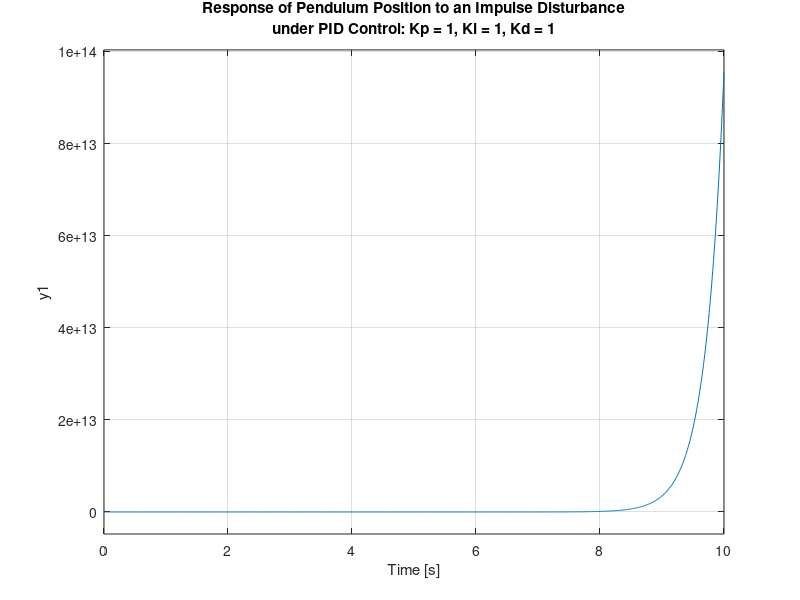
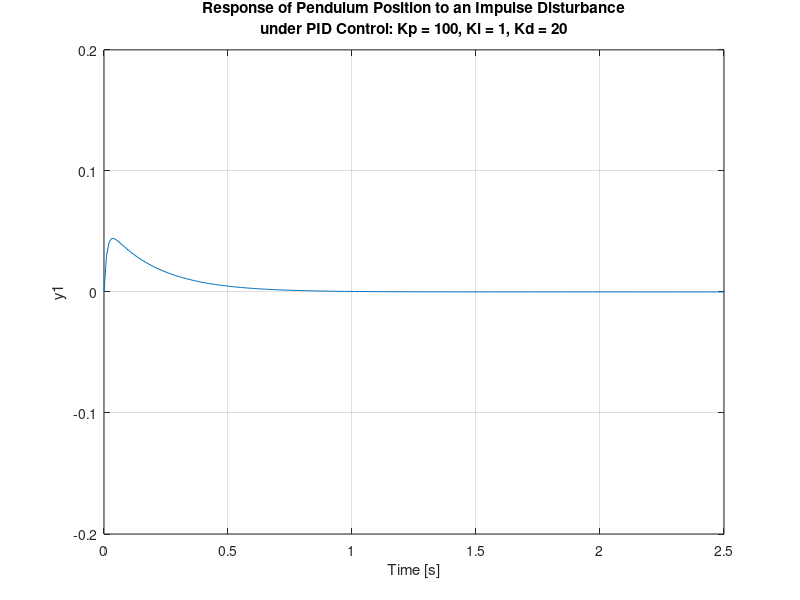

Source code (MATLAB) for these figures, in order:
M = 0.5;
m = 0.2;
b = 0.1;
I = 0.006;
g = 9.8;
l = 0.3;
q = (M+m)*(I+m*l^2)-(m*l)^2;
%Transfer Function
s = tf('s');
P_pend = (m*l*s/q)/(s^3 + (b*(I + m*l^2))*s^2/q - ((M + m)*m*g*l)*s/q - b*m*g*l/q);
Kp = 1;
Ki = 1;
Kd = 1;
C = pid(Kp,Ki,Kd);
T = feedback(P_pend,C);
t=0:0.01:10;
figure(1);
impulse(T,t)
title({'Response of Pendulum Position to an Impulse Disturbance';'under PID Control: Kp = 1, Ki = 1, Kd = 1'});
Kp = 100;
Ki = 1;
Kd = 20;
C = pid(Kp,Ki,Kd);
T = feedback(P_pend,C);
t=0:0.01:10;
figure(2);
impulse(T,t)
axis([0, 2.5, -0.2, 0.2]);
title({'Response of Pendulum Position to an Impulse Disturbance';'under PID Control: Kp = 100, Ki = 1, Kd = 20'});